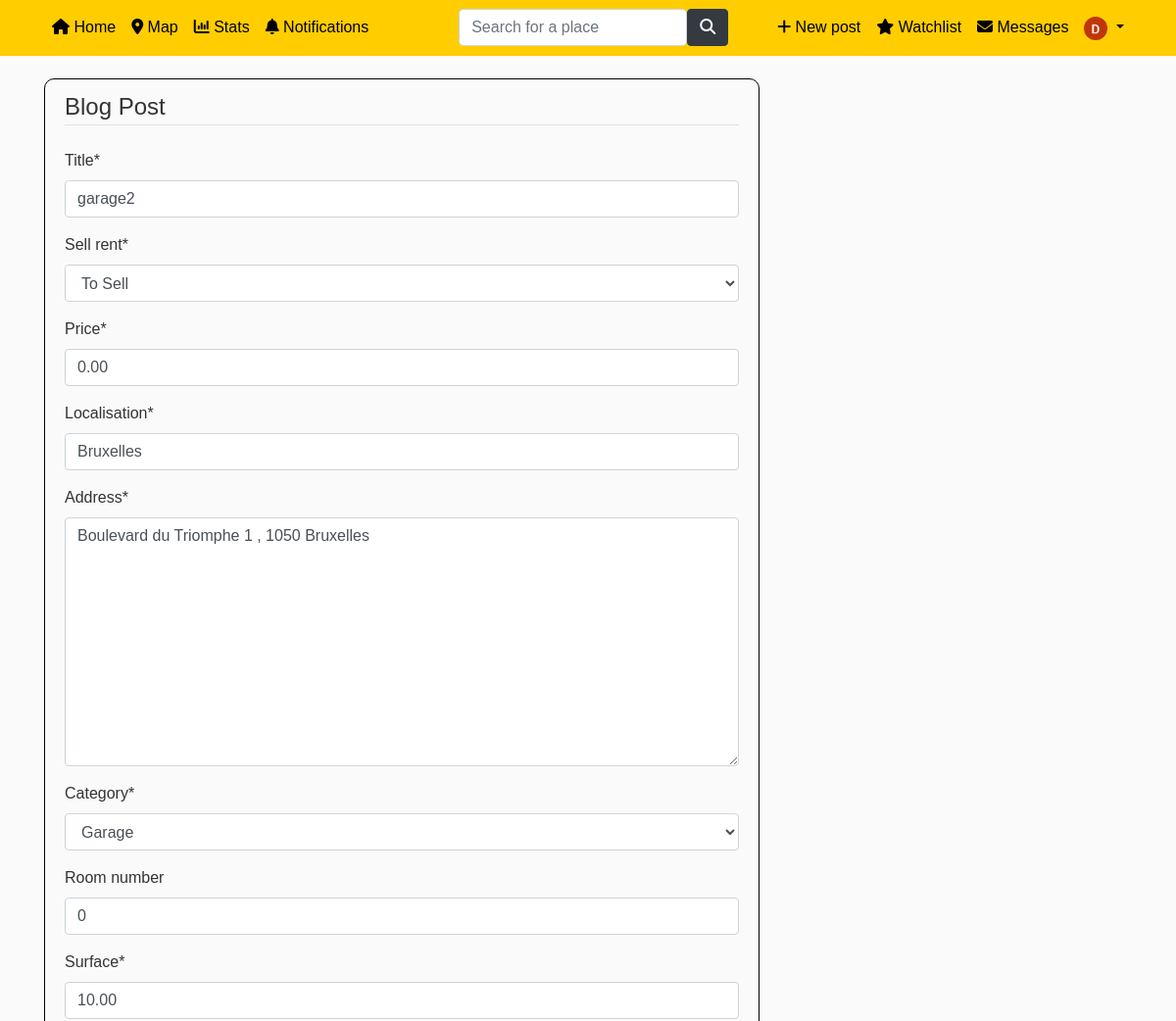
Before: /post/51/update/ (signed in, upper part) with the older database file.
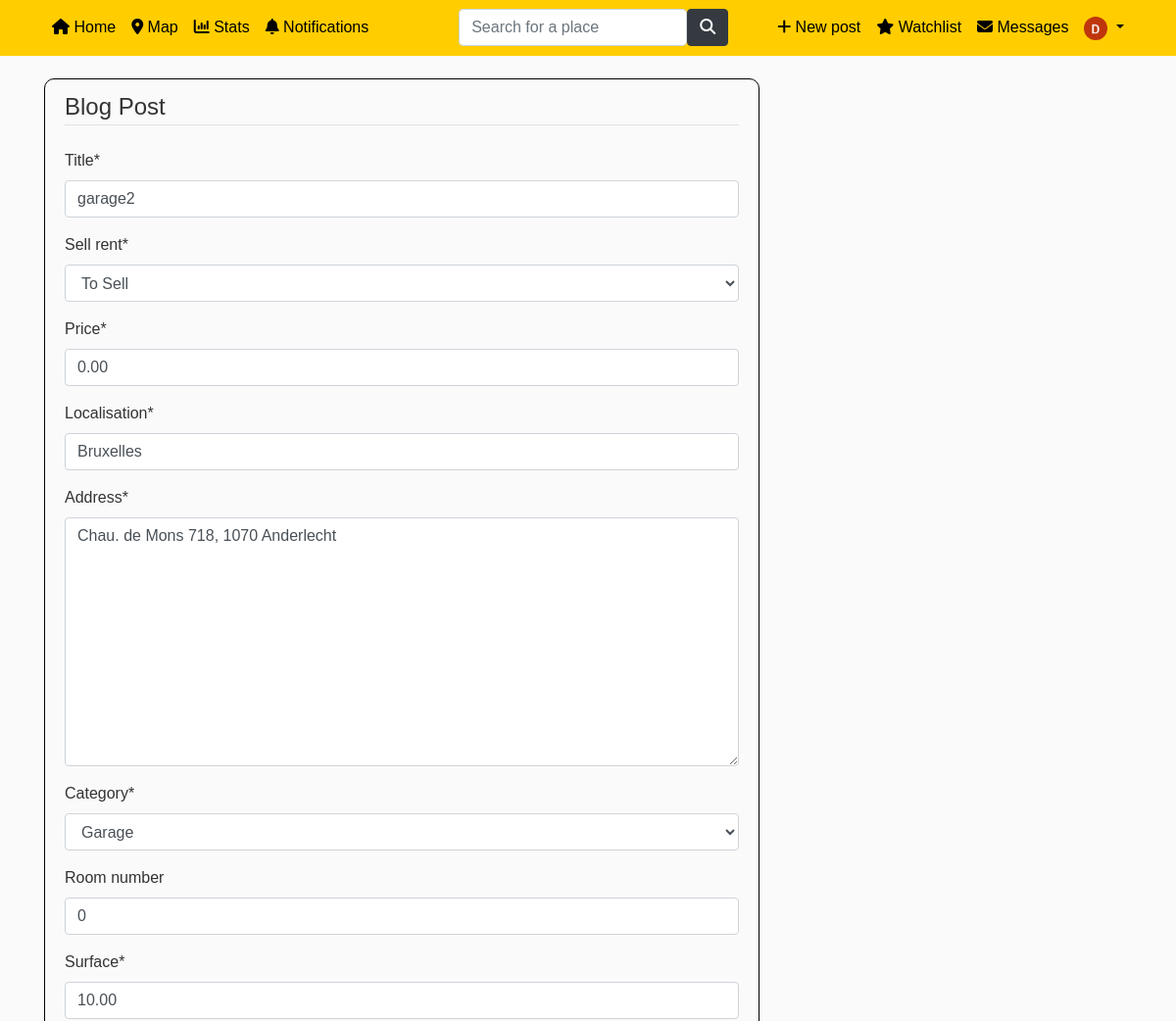
After: the same page with the newer database file.
### blog/models.py (models this page shows, shortened)
class Post(models.Model): #creation d'un Post
    title = models.CharField(max_length=100)
    price = models.DecimalField(default=0, max_digits= 15, decimal_places=2)
    sell_rent = models.CharField(default= 'S', max_length=10, choices=SELLORRENT_CHOICES)
    localisation = models.CharField(default='Bruxelles',max_length=100)
    address = models.TextField(default='Boulevard du Triomphe 1 , 1050 Bruxelles')
    lat = models.FloatField(blank=True, null=True)  # blank pour autoriser des valeurs vides
    long = models.FloatField(blank=True, null=True)
    category = models.CharField(default= 'H', max_length=10, choices=CATEGORIES)
    surface = models.DecimalField(default=0, max_digits= 8, decimal_places=2)
    content = models.TextField()
    image = models.ImageField(default='defaultAnnounce.jpg', upload_to='announce_pics')
    image2 = models.ImageField(default='defaultAnnounce.jpg', upload_to='announce_pics')
    image3 = models.ImageField(default='defaultAnnounce.jpg', upload_to='announce_pics')
    date_posted = models.DateTimeField(default=timezone.now)
    author = models.ForeignKey(User, on_delete=models.CASCADE) #reférence à une autre classe (clé étrangère)
    number_views = models.IntegerField(default=0)
    room_number = models.IntegerField(default=0, blank=True, null=True)

### blog/views.py (the view, shortened to what this page needs)
# urls.py: path('post/<int:pk>/update/', PostUpdateView.as_view(), name='post-update'), #modifier un post
class PostUpdateView(LoginRequiredMixin, UserPassesTestMixin, UpdateView):  # création d'un post
    model = Post
    fields = ['title', 'sell_rent', 'price', 'localisation','address', 'category', 'room_number', 'surface', 'content', 'image', 'image2', 'image3']
    def test_func(self):
        post = self.get_object() #enregistre le post que l'on veut actuellement modifier
        if self.request.user == post.author: #si l'utilsateur connecté correspond à l'auteur du post alors il peut modifier le post (return True)
            return True
        return False

### blog/templates/blog/post_form.html (shortened to what this page needs)
{% extends "blog/base.html" %}
{% load crispy_forms_tags %}
{% block content %}
<div class="content-section">
    <form method="POST" enctype="multipart/form-data">
        <fieldset class="form-group">
            <legend class="border-bottom mb-4"> Blog Post </legend>
            {{ form|crispy }}
        </fieldset>
    </form>
</div>
{% endblock content %}

Changed rows visible on the page:
changed Post "garage2": address "Boulevard du Triomphe 1 , 1050 Bruxelles" → "Chau. de Mons 718, 1070 Anderlecht"
